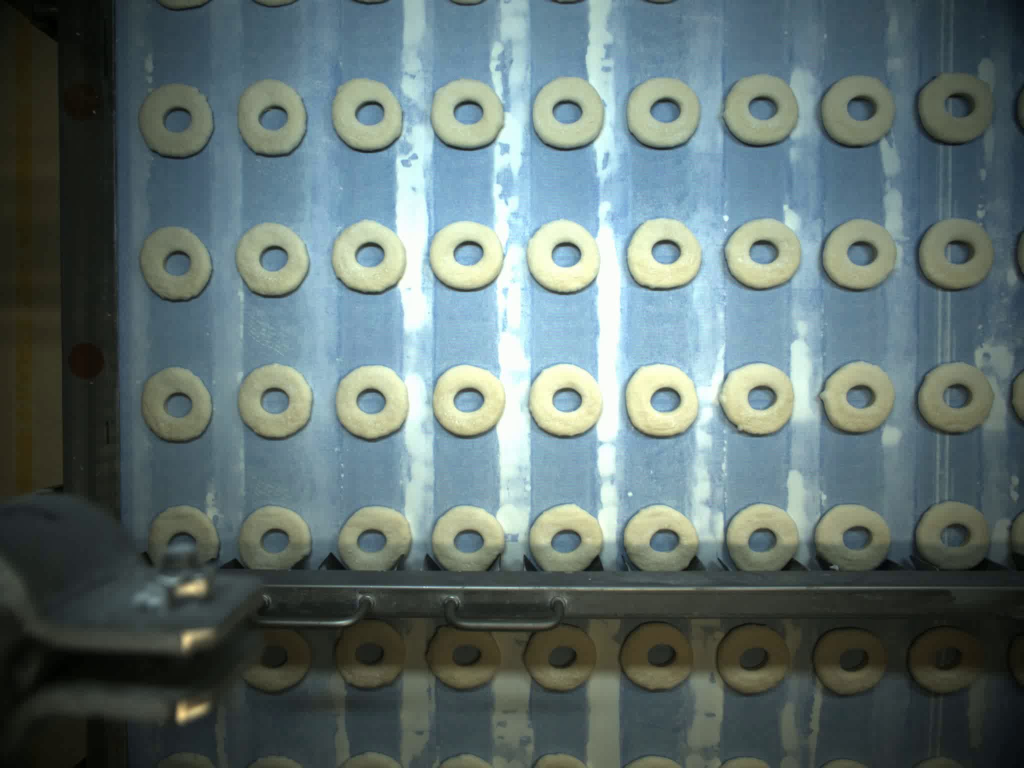
#> input picture input_samples/20260424_092041__frame_000001__left.jpg, 2048 x 1536 px (shown at 1/2 size); its folder holds only this picture in this run
$ python -i run.py   (imports and definitions only)
#> lines starting #> are read from the running program, lines starting #| are printed output that depends on the picture; after the words box and inside, x2 and y2 are one past the last pixel; in counts of white or black regions, pixels touching at a corner belong together
#> further down, picture is the input picture: shape (1536, 2048, 3); mean B, G, R 112.7, 113.2, 96.8
import cv2
import numpy as np
import os
import glob

def preprocess_image(image):
    try:
        b, g, r = cv2.split(image)
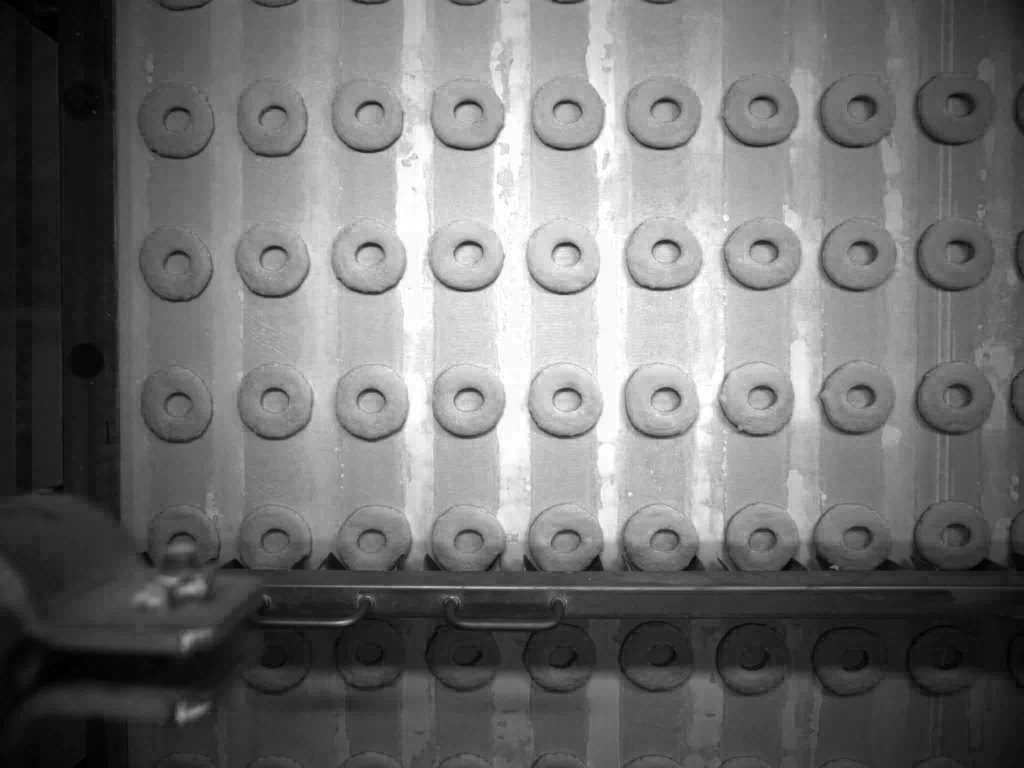
#> b: shape (1536, 2048) (shown at 1/2 size); min 0, max 255, mean 112.7
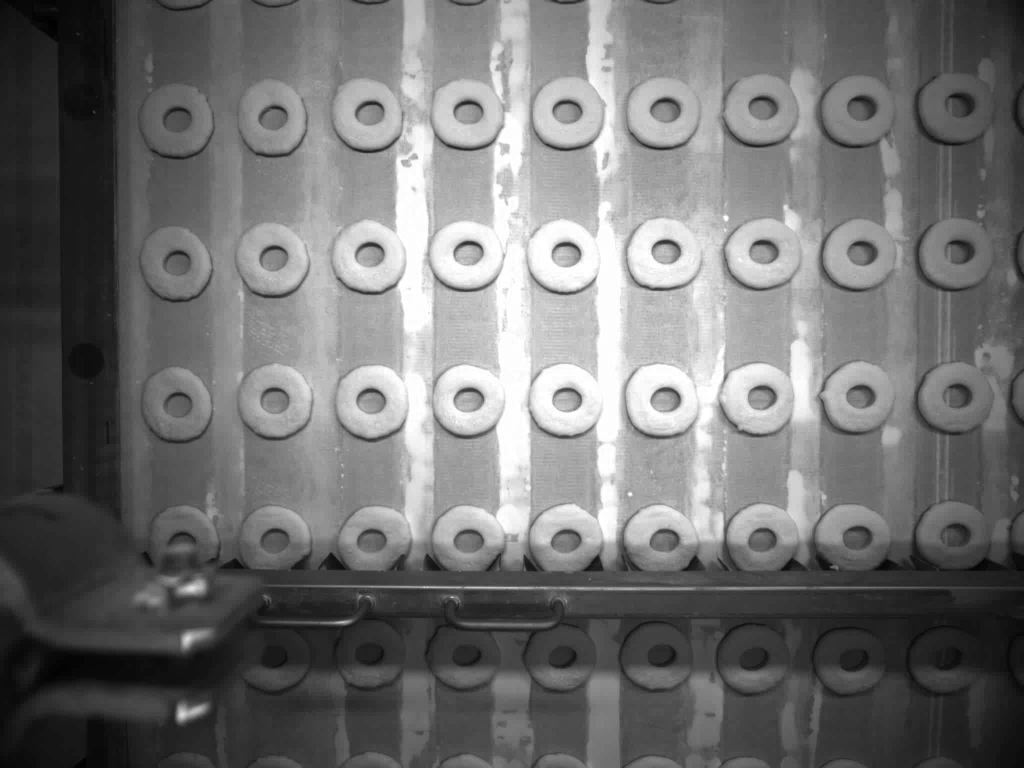
#> g: shape (1536, 2048) (shown at 1/2 size); min 0, max 255, mean 113.2
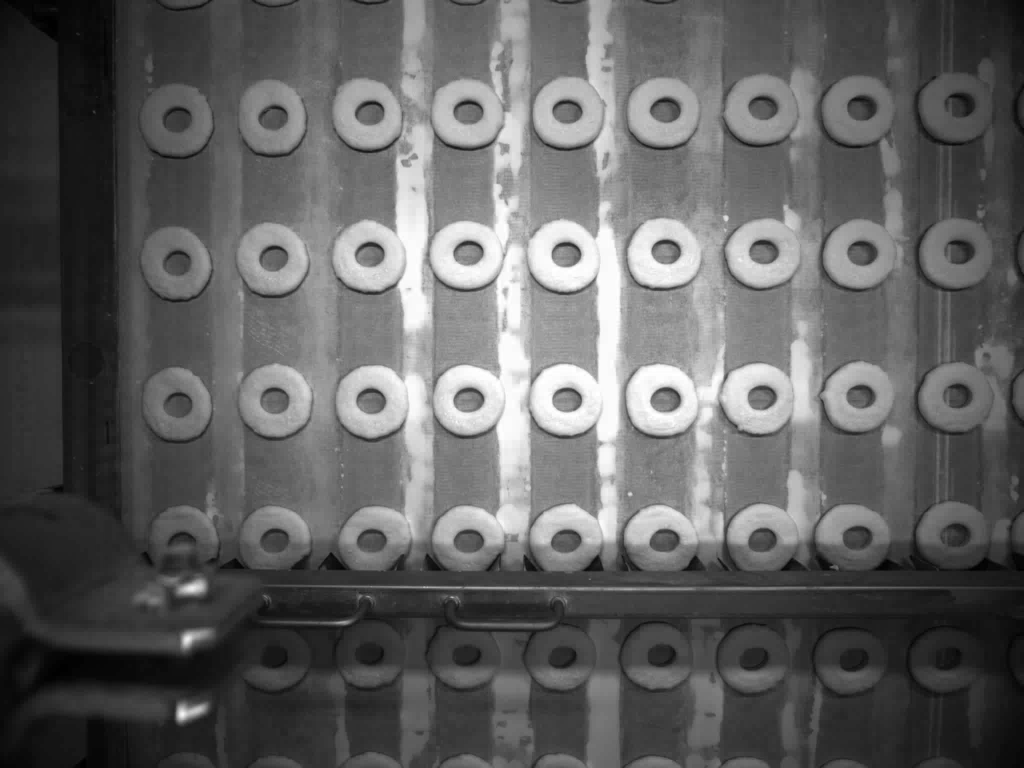
#> r: shape (1536, 2048) (shown at 1/2 size); min 0, max 255, mean 96.8
        diff = cv2.subtract(r, b)

        diff_norm = cv2.normalize(diff, None, 0, 255, cv2.NORM_MINMAX)
        blurred = cv2.GaussianBlur(diff_norm, (5, 5), 0)

        pad = 20
        padded = cv2.copyMakeBorder(blurred, pad, pad, pad, pad, cv2.BORDER_CONSTANT, value=0)

        _, thresh = cv2.threshold(padded, 0, 255, cv2.THRESH_BINARY + cv2.THRESH_OTSU)
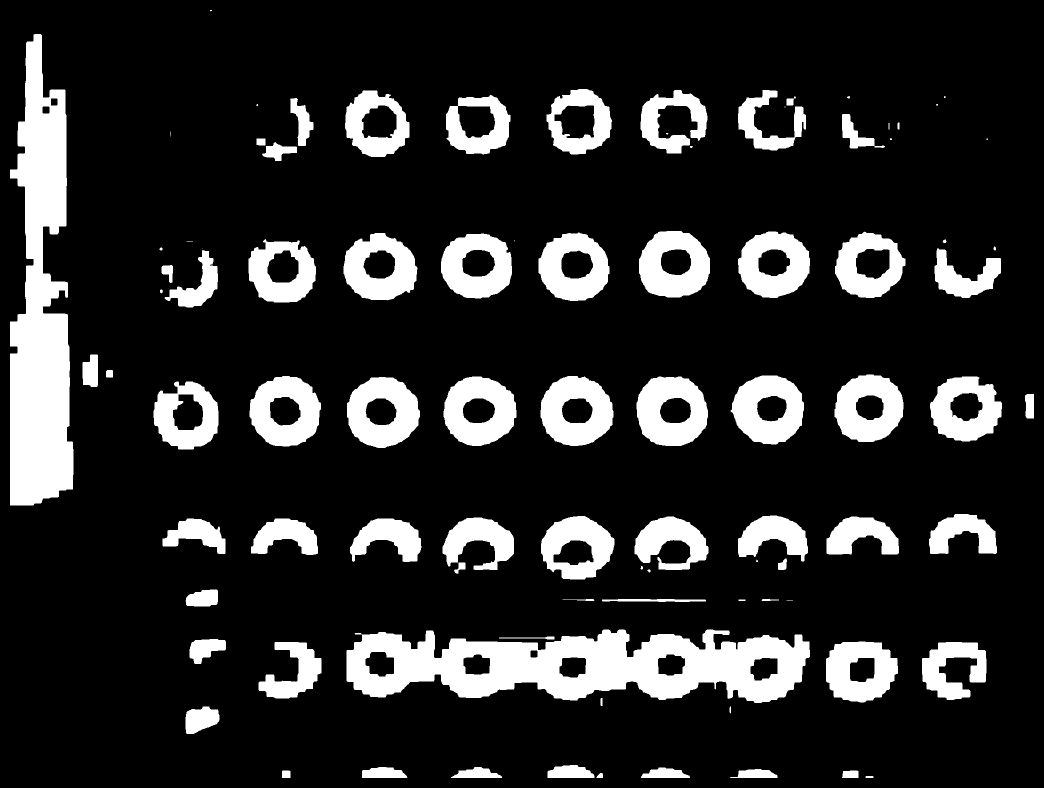
#> thresh: shape (1576, 2088) (shown at 1/2 size); 16.4% white; 91 white regions (15 under 20 px), largest, box (x1, y1, x2, y2) and area: (693, 1259, 1620, 1406) 85572, (20, 68, 147, 1011) 79989, (1273, 753, 1416, 892) 13626

        kernel_open = cv2.getStructuringElement(cv2.MORPH_ELLIPSE, (3, 3))
        opened = cv2.morphologyEx(thresh, cv2.MORPH_OPEN, kernel_open, iterations=1)
#> opened: shape (1576, 2088); 16.3% white; 88 white regions (10 under 20 px), largest, box (x1, y1, x2, y2) and area: (693, 1259, 1620, 1406) 85507, (20, 68, 147, 1011) 79974, (1273, 753, 1416, 892) 13622

        kernel_close = cv2.getStructuringElement(cv2.MORPH_ELLIPSE, (9, 9))
        closed = cv2.morphologyEx(opened, cv2.MORPH_CLOSE, kernel_close, iterations=1)
#> closed: shape (1576, 2088); 16.4% white; 78 white regions (8 under 20 px), largest, box (x1, y1, x2, y2) and area: (693, 1259, 1620, 1406) 86251, (20, 68, 147, 1011) 80172, (1273, 753, 1416, 892) 13637

        return closed[pad:-pad, pad:-pad]
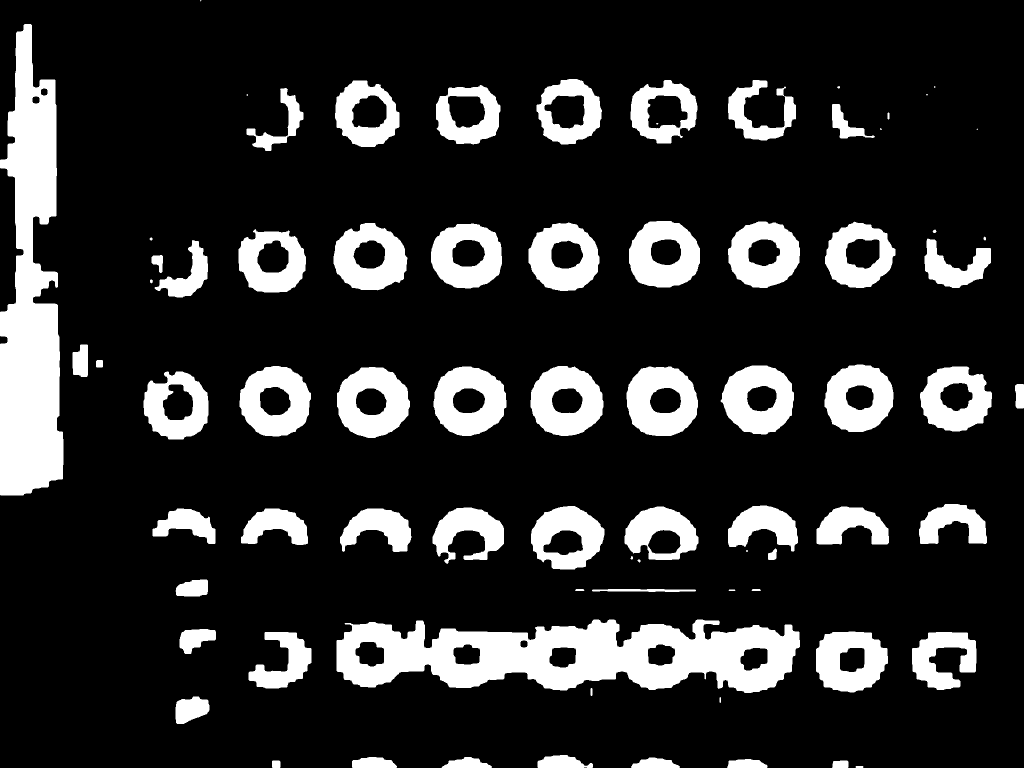
#> returned value: shape (1536, 2048) (shown at 1/2 size); 17.2% white; 78 white regions (8 under 20 px), largest, box (x1, y1, x2, y2) and area: (673, 1239, 1600, 1386) 86251, (0, 48, 127, 991) 80172, (1253, 733, 1396, 872) 13637
    except Exception as e:
        raise RuntimeError(f"Preprocessing failed: {str(e)}")

# [68 lines left out: functions extract_masks, generate_overlay, run_pipeline, not called in this run]

# [3 lines not run here, left out]

>>> import cv2
>>> picture = cv2.imread('input_samples/20260424_092041__frame_000001__left.jpg')
>>> result = preprocess_image(picture)
